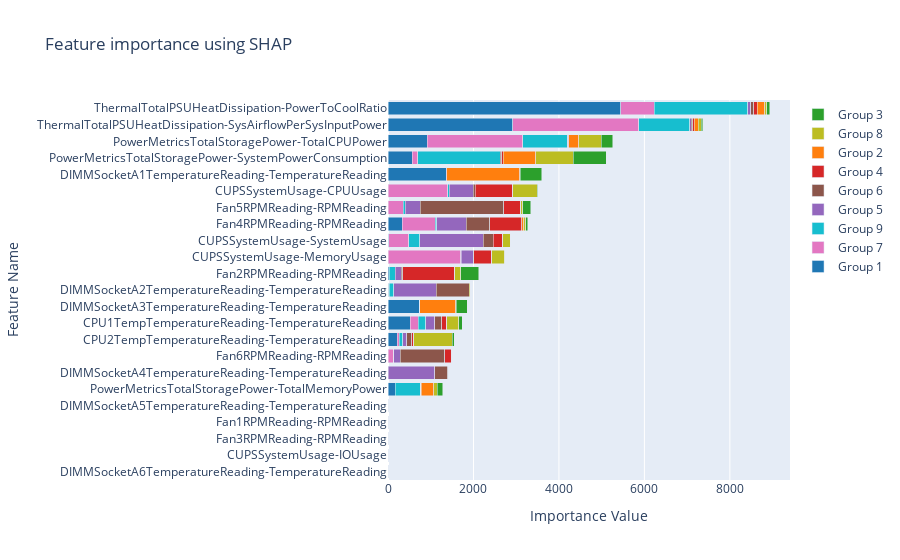

Notebook code cell kept with this figure:
### Code cell
import plotly.graph_objects as go
colors =["#1f77b4",
    "#ff7f0e",
    "#2ca02c",
    "#d62728",
    "#9467bd",
    "#8c564b",
    "#e377c2",
    "#bcbd22",
    "#17becf"]
class_inds = np.argsort([-np.abs(shap_values[i]).mean() for i in range(len(shap_values))])

y = shap_importance["feature_name"]

fig = go.Figure()
for i in class_inds:
    fig.add_trace(go.Bar(y=y, x=shap_importance[f"cluster_{i}"], name=f"Group {i+1}", orientation='h', marker=dict(
        color=colors[i]
    )))


fig.update_layout(barmode='stack'
                  , title_text='Feature importance using SHAP',   
        yaxis=dict(
        title='Feature Name',
    ),   xaxis=dict(
        title='Importance Value',
    )
                 )
fig.show()

import plotly.offline as pyo
pyo.plot(fig, filename='feature_importance_shap.html')

### Figure 1 — Plotly figure (JSON) as saved in the notebook; plotly's stock layout.template omitted (floating-point values rounded to 4 significant figures)
{"data": [{"marker": {"color": "#1f77b4"}, "name": "Group 1", "orientation": "h", "type": "bar", "x": [0, 0, 0, 0, 0, 168.1, 2.788, 0.04697, 220.6, 524.7, 736.2, 23.27, 31.21, 3.575, 12.2, 332.9, 0.2307, 3.029, 1358.0, 573.2, 918.0, 2922.0, 5448.0], "y": ["DIMMSocketA6TemperatureReading-TemperatureReading", "CUPSSystemUsage-IOUsage", "Fan3RPMReading-RPMReading", "Fan1RPMReading-RPMReading", "DIMMSocketA5TemperatureReading-TemperatureReading", "PowerMetricsTotalStoragePower-TotalMemoryPower", "DIMMSocketA4TemperatureReading-TemperatureReading", "Fan6RPMReading-RPMReading", "CPU2TempTemperatureReading-TemperatureReading", "CPU1TempTemperatureReading-TemperatureReading", "DIMMSocketA3TemperatureReading-TemperatureReading", "DIMMSocketA2TemperatureReading-TemperatureReading", "Fan2RPMReading-RPMReading", "CUPSSystemUsage-MemoryUsage", "CUPSSystemUsage-SystemUsage", "Fan4RPMReading-RPMReading", "Fan5RPMReading-RPMReading", "CUPSSystemUsage-CPUUsage", "DIMMSocketA1TemperatureReading-TemperatureReading", "PowerMetricsTotalStoragePower-SystemPowerConsumption", "PowerMetricsTotalStoragePower-TotalCPUPower", "ThermalTotalPSUHeatDissipation-SysAirflowPerSysInputPower", "ThermalTotalPSUHeatDissipation-PowerToCoolRatio"]}, {"marker": {"color": "#e377c2"}, "name": "Group 7", "orientation": "h", "type": "bar", "x": [0, 0, 0, 0, 0, 0.7006, 0.003, 135.1, 37.18, 186.1, 0.2925, 0.7466, 1.739, 1698.0, 478.0, 768.2, 359.3, 1400.0, 0.8955, 121.1, 2237.0, 2948.0, 780.8], "y": ["DIMMSocketA6TemperatureReading-TemperatureReading", "CUPSSystemUsage-IOUsage", "Fan3RPMReading-RPMReading", "Fan1RPMReading-RPMReading", "DIMMSocketA5TemperatureReading-TemperatureReading", "PowerMetricsTotalStoragePower-TotalMemoryPower", "DIMMSocketA4TemperatureReading-TemperatureReading", "Fan6RPMReading-RPMReading", "CPU2TempTemperatureReading-TemperatureReading", "CPU1TempTemperatureReading-TemperatureReading", "DIMMSocketA3TemperatureReading-TemperatureReading", "DIMMSocketA2TemperatureReading-TemperatureReading", "Fan2RPMReading-RPMReading", "CUPSSystemUsage-MemoryUsage", "CUPSSystemUsage-SystemUsage", "Fan4RPMReading-RPMReading", "Fan5RPMReading-RPMReading", "CUPSSystemUsage-CPUUsage", "DIMMSocketA1TemperatureReading-TemperatureReading", "PowerMetricsTotalStoragePower-SystemPowerConsumption", "PowerMetricsTotalStoragePower-TotalCPUPower", "ThermalTotalPSUHeatDissipation-SysAirflowPerSysInputPower", "ThermalTotalPSUHeatDissipation-PowerToCoolRatio"]}, {"marker": {"color": "#17becf"}, "name": "Group 9", "orientation": "h", "type": "bar", "x": [0, 0, 0, 0, 0, 602.1, 6.616, 0.01663, 92.63, 177.5, 0.01212, 105.9, 135.0, 9.301, 256.7, 41.73, 44.4, 32.2, 0.0308, 1934.0, 1040.0, 1192.0, 2190.0], "y": ["DIMMSocketA6TemperatureReading-TemperatureReading", "CUPSSystemUsage-IOUsage", "Fan3RPMReading-RPMReading", "Fan1RPMReading-RPMReading", "DIMMSocketA5TemperatureReading-TemperatureReading", "PowerMetricsTotalStoragePower-TotalMemoryPower", "DIMMSocketA4TemperatureReading-TemperatureReading", "Fan6RPMReading-RPMReading", "CPU2TempTemperatureReading-TemperatureReading", "CPU1TempTemperatureReading-TemperatureReading", "DIMMSocketA3TemperatureReading-TemperatureReading", "DIMMSocketA2TemperatureReading-TemperatureReading", "Fan2RPMReading-RPMReading", "CUPSSystemUsage-MemoryUsage", "CUPSSystemUsage-SystemUsage", "Fan4RPMReading-RPMReading", "Fan5RPMReading-RPMReading", "CUPSSystemUsage-CPUUsage", "DIMMSocketA1TemperatureReading-TemperatureReading", "PowerMetricsTotalStoragePower-SystemPowerConsumption", "PowerMetricsTotalStoragePower-TotalCPUPower", "ThermalTotalPSUHeatDissipation-SysAirflowPerSysInputPower", "ThermalTotalPSUHeatDissipation-PowerToCoolRatio"]}, {"marker": {"color": "#9467bd"}, "name": "Group 5", "orientation": "h", "type": "bar", "x": [0, 0, 0, 0, 0, 0.0897, 1079.0, 156.3, 91.47, 199.8, 1.552, 1004.0, 144.4, 288.9, 1479.0, 691.4, 345.5, 562.7, 5.362, 1.707, 13.06, 37.94, 67.98], "y": ["DIMMSocketA6TemperatureReading-TemperatureReading", "CUPSSystemUsage-IOUsage", "Fan3RPMReading-RPMReading", "Fan1RPMReading-RPMReading", "DIMMSocketA5TemperatureReading-TemperatureReading", "PowerMetricsTotalStoragePower-TotalMemoryPower", "DIMMSocketA4TemperatureReading-TemperatureReading", "Fan6RPMReading-RPMReading", "CPU2TempTemperatureReading-TemperatureReading", "CPU1TempTemperatureReading-TemperatureReading", "DIMMSocketA3TemperatureReading-TemperatureReading", "DIMMSocketA2TemperatureReading-TemperatureReading", "Fan2RPMReading-RPMReading", "CUPSSystemUsage-MemoryUsage", "CUPSSystemUsage-SystemUsage", "Fan4RPMReading-RPMReading", "Fan5RPMReading-RPMReading", "CUPSSystemUsage-CPUUsage", "DIMMSocketA1TemperatureReading-TemperatureReading", "PowerMetricsTotalStoragePower-SystemPowerConsumption", "PowerMetricsTotalStoragePower-TotalCPUPower", "ThermalTotalPSUHeatDissipation-SysAirflowPerSysInputPower", "ThermalTotalPSUHeatDissipation-PowerToCoolRatio"]}, {"marker": {"color": "#8c564b"}, "name": "Group 6", "orientation": "h", "type": "bar", "x": [0, 0, 0, 0, 0, 0.2049, 310.3, 1037.0, 110.9, 174.4, 0.08568, 761.3, 35.34, 11.41, 236.4, 549.6, 1963.0, 46.94, 0.1405, 33.46, 11.59, 36.83, 72.09], "y": ["DIMMSocketA6TemperatureReading-TemperatureReading", "CUPSSystemUsage-IOUsage", "Fan3RPMReading-RPMReading", "Fan1RPMReading-RPMReading", "DIMMSocketA5TemperatureReading-TemperatureReading", "PowerMetricsTotalStoragePower-TotalMemoryPower", "DIMMSocketA4TemperatureReading-TemperatureReading", "Fan6RPMReading-RPMReading", "CPU2TempTemperatureReading-TemperatureReading", "CPU1TempTemperatureReading-TemperatureReading", "DIMMSocketA3TemperatureReading-TemperatureReading", "DIMMSocketA2TemperatureReading-TemperatureReading", "Fan2RPMReading-RPMReading", "CUPSSystemUsage-MemoryUsage", "CUPSSystemUsage-SystemUsage", "Fan4RPMReading-RPMReading", "Fan5RPMReading-RPMReading", "CUPSSystemUsage-CPUUsage", "DIMMSocketA1TemperatureReading-TemperatureReading", "PowerMetricsTotalStoragePower-SystemPowerConsumption", "PowerMetricsTotalStoragePower-TotalCPUPower", "ThermalTotalPSUHeatDissipation-SysAirflowPerSysInputPower", "ThermalTotalPSUHeatDissipation-PowerToCoolRatio"]}, {"marker": {"color": "#d62728"}, "name": "Group 4", "orientation": "h", "type": "bar", "x": [0, 0, 0, 0, 0, 5.83, 22.07, 166.2, 49.84, 109.6, 1.023, 0.6449, 1215.0, 417.0, 228.4, 743.9, 391.7, 877.0, 6.072, 34.18, 6.617, 27.46, 80.85], "y": ["DIMMSocketA6TemperatureReading-TemperatureReading", "CUPSSystemUsage-IOUsage", "Fan3RPMReading-RPMReading", "Fan1RPMReading-RPMReading", "DIMMSocketA5TemperatureReading-TemperatureReading", "PowerMetricsTotalStoragePower-TotalMemoryPower", "DIMMSocketA4TemperatureReading-TemperatureReading", "Fan6RPMReading-RPMReading", "CPU2TempTemperatureReading-TemperatureReading", "CPU1TempTemperatureReading-TemperatureReading", "DIMMSocketA3TemperatureReading-TemperatureReading", "DIMMSocketA2TemperatureReading-TemperatureReading", "Fan2RPMReading-RPMReading", "CUPSSystemUsage-MemoryUsage", "CUPSSystemUsage-SystemUsage", "Fan4RPMReading-RPMReading", "Fan5RPMReading-RPMReading", "CUPSSystemUsage-CPUUsage", "DIMMSocketA1TemperatureReading-TemperatureReading", "PowerMetricsTotalStoragePower-SystemPowerConsumption", "PowerMetricsTotalStoragePower-TotalCPUPower", "ThermalTotalPSUHeatDissipation-SysAirflowPerSysInputPower", "ThermalTotalPSUHeatDissipation-PowerToCoolRatio"]}, {"marker": {"color": "#ff7f0e"}, "name": "Group 2", "orientation": "h", "type": "bar", "x": [0, 0, 0, 0, 0, 288.4, 0.0284, 0.007135, 0.4415, 2.988, 849.3, 0.2126, 3.015, 0.1455, 0.0351, 50.0, 0.201, 0.02888, 1707.0, 765.9, 239.4, 95.15, 173.2], "y": ["DIMMSocketA6TemperatureReading-TemperatureReading", "CUPSSystemUsage-IOUsage", "Fan3RPMReading-RPMReading", "Fan1RPMReading-RPMReading", "DIMMSocketA5TemperatureReading-TemperatureReading", "PowerMetricsTotalStoragePower-TotalMemoryPower", "DIMMSocketA4TemperatureReading-TemperatureReading", "Fan6RPMReading-RPMReading", "CPU2TempTemperatureReading-TemperatureReading", "CPU1TempTemperatureReading-TemperatureReading", "DIMMSocketA3TemperatureReading-TemperatureReading", "DIMMSocketA2TemperatureReading-TemperatureReading", "Fan2RPMReading-RPMReading", "CUPSSystemUsage-MemoryUsage", "CUPSSystemUsage-SystemUsage", "Fan4RPMReading-RPMReading", "Fan5RPMReading-RPMReading", "CUPSSystemUsage-CPUUsage", "DIMMSocketA1TemperatureReading-TemperatureReading", "PowerMetricsTotalStoragePower-SystemPowerConsumption", "PowerMetricsTotalStoragePower-TotalCPUPower", "ThermalTotalPSUHeatDissipation-SysAirflowPerSysInputPower", "ThermalTotalPSUHeatDissipation-PowerToCoolRatio"]}, {"marker": {"color": "#bcbd22"}, "name": "Group 8", "orientation": "h", "type": "bar", "x": [0, 0, 0, 0, 0, 90.61, 3.701, 0.02548, 902.8, 279.1, 4.08, 27.25, 138.6, 304.3, 164.4, 48.31, 47.03, 571.1, 14.95, 875.4, 519.6, 75.25, 56.37], "y": ["DIMMSocketA6TemperatureReading-TemperatureReading", "CUPSSystemUsage-IOUsage", "Fan3RPMReading-RPMReading", "Fan1RPMReading-RPMReading", "DIMMSocketA5TemperatureReading-TemperatureReading", "PowerMetricsTotalStoragePower-TotalMemoryPower", "DIMMSocketA4TemperatureReading-TemperatureReading", "Fan6RPMReading-RPMReading", "CPU2TempTemperatureReading-TemperatureReading", "CPU1TempTemperatureReading-TemperatureReading", "DIMMSocketA3TemperatureReading-TemperatureReading", "DIMMSocketA2TemperatureReading-TemperatureReading", "Fan2RPMReading-RPMReading", "CUPSSystemUsage-MemoryUsage", "CUPSSystemUsage-SystemUsage", "Fan4RPMReading-RPMReading", "Fan5RPMReading-RPMReading", "CUPSSystemUsage-CPUUsage", "DIMMSocketA1TemperatureReading-TemperatureReading", "PowerMetricsTotalStoragePower-SystemPowerConsumption", "PowerMetricsTotalStoragePower-TotalCPUPower", "ThermalTotalPSUHeatDissipation-SysAirflowPerSysInputPower", "ThermalTotalPSUHeatDissipation-PowerToCoolRatio"]}, {"marker": {"color": "#2ca02c"}, "name": "Group 3", "orientation": "h", "type": "bar", "x": [0, 0, 0, 0, 0, 129.3, 1.43, 9.679, 43.36, 88.1, 256.1, 0.005625, 418.6, 0.1047, 0.3686, 42.34, 186.9, 13.71, 500.1, 764.7, 271.5, 31.08, 68.05], "y": ["DIMMSocketA6TemperatureReading-TemperatureReading", "CUPSSystemUsage-IOUsage", "Fan3RPMReading-RPMReading", "Fan1RPMReading-RPMReading", "DIMMSocketA5TemperatureReading-TemperatureReading", "PowerMetricsTotalStoragePower-TotalMemoryPower", "DIMMSocketA4TemperatureReading-TemperatureReading", "Fan6RPMReading-RPMReading", "CPU2TempTemperatureReading-TemperatureReading", "CPU1TempTemperatureReading-TemperatureReading", "DIMMSocketA3TemperatureReading-TemperatureReading", "DIMMSocketA2TemperatureReading-TemperatureReading", "Fan2RPMReading-RPMReading", "CUPSSystemUsage-MemoryUsage", "CUPSSystemUsage-SystemUsage", "Fan4RPMReading-RPMReading", "Fan5RPMReading-RPMReading", "CUPSSystemUsage-CPUUsage", "DIMMSocketA1TemperatureReading-TemperatureReading", "PowerMetricsTotalStoragePower-SystemPowerConsumption", "PowerMetricsTotalStoragePower-TotalCPUPower", "ThermalTotalPSUHeatDissipation-SysAirflowPerSysInputPower", "ThermalTotalPSUHeatDissipation-PowerToCoolRatio"]}], "layout": {"barmode": "stack", "title": {"text": "Feature importance using SHAP"}, "xaxis": {"title": {"text": "Importance Value"}}, "yaxis": {"title": {"text": "Feature Name"}}}}
